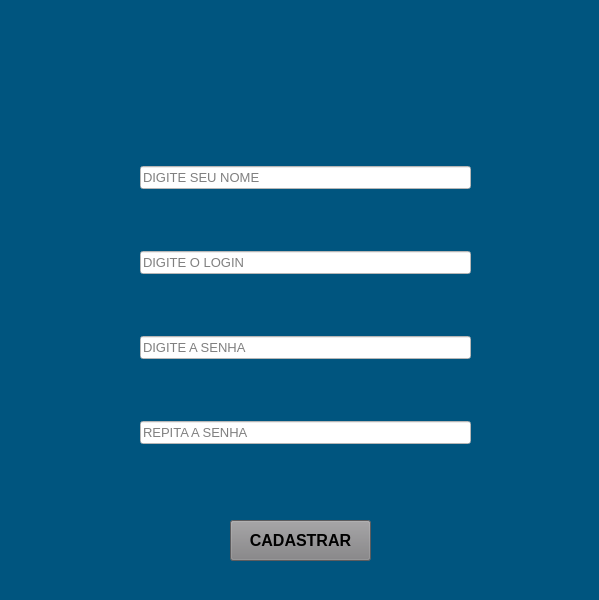
<?xml version="1.0" encoding="UTF-8"?>
<ui version="4.0">
 <class>MainWindow</class>
 <widget class="QMainWindow" name="MainWindow">
  <property name="geometry">
   <rect>
    <x>0</x>
    <y>0</y>
    <width>599</width>
    <height>600</height>
   </rect>
  </property>
  <property name="font">
   <font>
    <pointsize>12</pointsize>
    <weight>75</weight>
    <bold>true</bold>
   </font>
  </property>
  <property name="windowTitle">
   <string>MainWindow</string>
  </property>
  <property name="styleSheet">
   <string notr="true">background-color: rgb(0, 85, 127);</string>
  </property>
  <widget class="QWidget" name="centralwidget">
   <widget class="QWidget" name="layoutWidget">
    <property name="geometry">
     <rect>
      <x>140</x>
      <y>110</y>
      <width>331</width>
      <height>391</height>
     </rect>
    </property>
    <layout class="QVBoxLayout" name="verticalLayout">
     <item>
      <widget class="QLineEdit" name="lineEdit">
       <property name="font">
        <font>
         <pointsize>10</pointsize>
        </font>
       </property>
       <property name="styleSheet">
        <string notr="true">background-color: rgb(255, 255, 255);</string>
       </property>
       <property name="text">
        <string/>
       </property>
       <property name="placeholderText">
        <string>DIGITE SEU NOME</string>
       </property>
      </widget>
     </item>
     <item>
      <widget class="QLineEdit" name="lineEdit_2">
       <property name="font">
        <font>
         <pointsize>10</pointsize>
        </font>
       </property>
       <property name="styleSheet">
        <string notr="true">background-color: rgb(255, 255, 255);</string>
       </property>
       <property name="text">
        <string/>
       </property>
       <property name="placeholderText">
        <string>DIGITE O LOGIN</string>
       </property>
      </widget>
     </item>
     <item>
      <widget class="QLineEdit" name="lineEdit_3">
       <property name="font">
        <font>
         <pointsize>10</pointsize>
         <weight>50</weight>
         <bold>false</bold>
        </font>
       </property>
       <property name="styleSheet">
        <string notr="true">background-color: rgb(255, 255, 255);</string>
       </property>
       <property name="text">
        <string/>
       </property>
       <property name="echoMode">
        <enum>QLineEdit::Password</enum>
       </property>
       <property name="placeholderText">
        <string>DIGITE A SENHA</string>
       </property>
      </widget>
     </item>
     <item>
      <widget class="QLineEdit" name="lineEdit_4">
       <property name="font">
        <font>
         <pointsize>10</pointsize>
        </font>
       </property>
       <property name="styleSheet">
        <string notr="true">background-color: rgb(255, 255, 255);</string>
       </property>
       <property name="text">
        <string/>
       </property>
       <property name="echoMode">
        <enum>QLineEdit::Password</enum>
       </property>
       <property name="placeholderText">
        <string>REPITA A SENHA</string>
       </property>
      </widget>
     </item>
    </layout>
   </widget>
   <widget class="QPushButton" name="pushButton">
    <property name="geometry">
     <rect>
      <x>230</x>
      <y>520</y>
      <width>141</width>
      <height>41</height>
     </rect>
    </property>
    <property name="font">
     <font>
      <pointsize>12</pointsize>
      <weight>75</weight>
      <bold>true</bold>
     </font>
    </property>
    <property name="cursor">
     <cursorShape>PointingHandCursor</cursorShape>
    </property>
    <property name="styleSheet">
     <string notr="true">background-color: rgb(130, 129, 131);</string>
    </property>
    <property name="text">
     <string>CADASTRAR</string>
    </property>
   </widget>
   <widget class="QLabel" name="label_2">
    <property name="geometry">
     <rect>
      <x>0</x>
      <y>0</y>
      <width>71</width>
      <height>81</height>
     </rect>
    </property>
    <property name="text">
     <string/>
    </property>
    <property name="pixmap">
     <pixmap>../../../Downloads/icon.png</pixmap>
    </property>
   </widget>
   <widget class="QLabel" name="label_3">
    <property name="geometry">
     <rect>
      <x>160</x>
      <y>30</y>
      <width>271</width>
      <height>51</height>
     </rect>
    </property>
    <property name="text">
     <string/>
    </property>
   </widget>
  </widget>
 </widget>
 <resources/>
 <connections/>
</ui>
